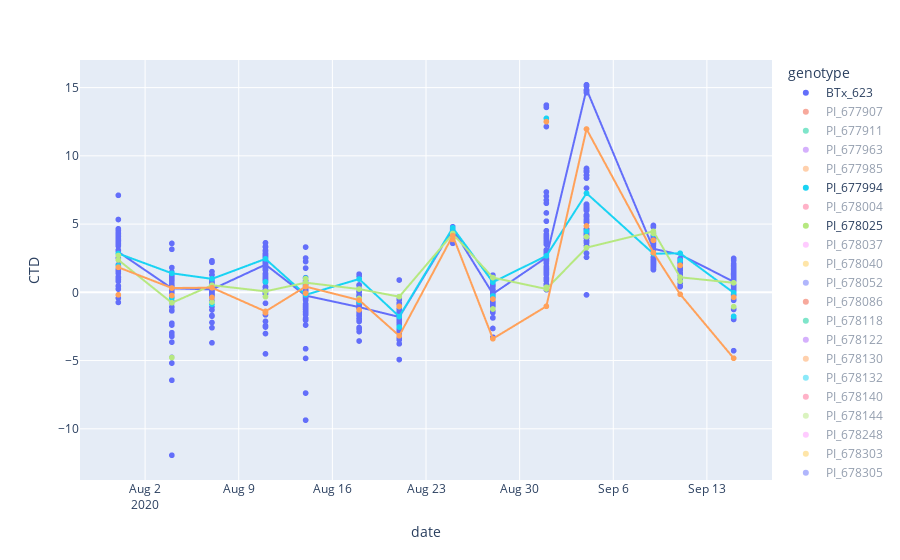

Notebook source saved alongside this figure:
### Code cell
px.scatter(mean_WL, x = 'date', y = 'CTD', color = 'genotype', trendline="lowess", trendline_options=dict(frac=0.1))
